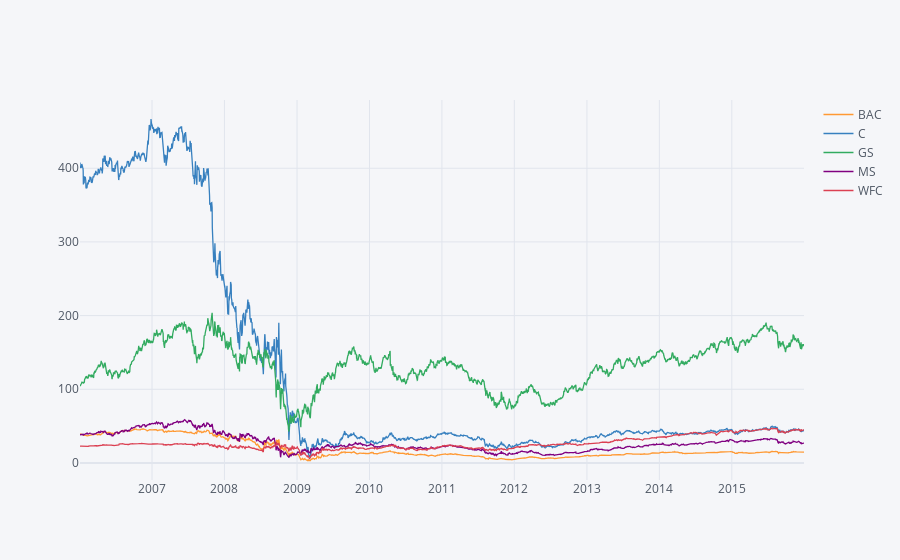

Notebook source saved alongside this figure:
### Code cell
# I will also make a similar interactive plot using plotly

bank_stocks.xs(key='Close',axis=1,level='Stock Info').iplot()

### Figure 1 — Plotly figure (JSON) as saved in the notebook; plotly's stock layout.template omitted (floating-point values rounded to 4 significant figures; data arrays with more than 128 entries replaced by an {"elided": "..."} marker saying what was removed)
{"data": [{"line": {"color": "rgba(255, 153, 51, 1.0)", "dash": "solid", "shape": "linear", "width": 1.3}, "mode": "lines", "name": "BAC", "text": "", "type": "scatter", "x": {"elided": "2517 str values"}, "y": {"elided": "2517 float values"}}, {"line": {"color": "rgba(55, 128, 191, 1.0)", "dash": "solid", "shape": "linear", "width": 1.3}, "mode": "lines", "name": "C", "text": "", "type": "scatter", "x": {"elided": "2517 str values"}, "y": {"elided": "2517 float values"}}, {"line": {"color": "rgba(50, 171, 96, 1.0)", "dash": "solid", "shape": "linear", "width": 1.3}, "mode": "lines", "name": "GS", "text": "", "type": "scatter", "x": {"elided": "2517 str values"}, "y": {"elided": "2517 float values"}}, {"line": {"color": "rgba(128, 0, 128, 1.0)", "dash": "solid", "shape": "linear", "width": 1.3}, "mode": "lines", "name": "MS", "text": "", "type": "scatter", "x": {"elided": "2517 str values"}, "y": {"elided": "2517 mixed values"}}, {"line": {"color": "rgba(219, 64, 82, 1.0)", "dash": "solid", "shape": "linear", "width": 1.3}, "mode": "lines", "name": "WFC", "text": "", "type": "scatter", "x": {"elided": "2517 str values"}, "y": {"elided": "2517 float values"}}], "layout": {"legend": {"bgcolor": "#F5F6F9", "font": {"color": "#4D5663"}}, "paper_bgcolor": "#F5F6F9", "plot_bgcolor": "#F5F6F9", "title": {"font": {"color": "#4D5663"}}, "xaxis": {"gridcolor": "#E1E5ED", "showgrid": true, "tickfont": {"color": "#4D5663"}, "title": {"font": {"color": "#4D5663"}, "text": ""}, "zerolinecolor": "#E1E5ED"}, "yaxis": {"gridcolor": "#E1E5ED", "showgrid": true, "tickfont": {"color": "#4D5663"}, "title": {"font": {"color": "#4D5663"}, "text": ""}, "zerolinecolor": "#E1E5ED"}}}
